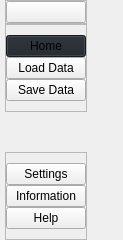
     <widget class="QWidget" name="leftMenuContainer" native="true">
      <property name="maximumSize">
       <size>
        <width>123</width>
        <height>16777215</height>
       </size>
      </property>
      <layout class="QVBoxLayout" name="verticalLayout">
       <property name="spacing">
        <number>0</number>
       </property>
       <property name="leftMargin">
        <number>0</number>
       </property>
       <property name="topMargin">
        <number>0</number>
       </property>
       <property name="rightMargin">
        <number>0</number>
       </property>
       <property name="bottomMargin">
        <number>0</number>
       </property>
       <item alignment="Qt::AlignLeft">
        <widget class="QWidget" name="leftMenuSubContainer" native="true">
         <layout class="QVBoxLayout" name="verticalLayout_2">
          <property name="spacing">
           <number>0</number>
          </property>
          <property name="leftMargin">
           <number>5</number>
          </property>
          <property name="topMargin">
           <number>0</number>
          </property>
          <property name="rightMargin">
           <number>0</number>
          </property>
          <property name="bottomMargin">
           <number>0</number>
          </property>
          <item alignment="Qt::AlignTop">
           <widget class="QFrame" name="frame">
            <property name="frameShape">
             <enum>QFrame::StyledPanel</enum>
            </property>
            <property name="frameShadow">
             <enum>QFrame::Raised</enum>
            </property>
            <layout class="QHBoxLayout" name="horizontalLayout_2">
             <property name="spacing">
              <number>0</number>
             </property>
             <property name="leftMargin">
              <number>0</number>
             </property>
             <property name="topMargin">
              <number>0</number>
             </property>
             <property name="rightMargin">
              <number>0</number>
             </property>
             <property name="bottomMargin">
              <number>0</number>
             </property>
             <item>
              <widget class="QPushButton" name="menuBtn">
               <property name="cursor">
                <cursorShape>PointingHandCursor</cursorShape>
               </property>
               <property name="toolTip">
                <string>Menu</string>
               </property>
               <property name="text">
                <string/>
               </property>
               <property name="icon">
                <iconset>
                 <normaloff>../icons/menu.svg</normaloff>../icons/menu.svg</iconset>
               </property>
               <property name="iconSize">
                <size>
                 <width>24</width>
                 <height>24</height>
                </size>
               </property>
              </widget>
             </item>
            </layout>
           </widget>
          </item>
          <item alignment="Qt::AlignTop">
           <widget class="QFrame" name="frame_2">
            <property name="sizePolicy">
             <sizepolicy hsizetype="Preferred" vsizetype="Preferred">
              <horstretch>0</horstretch>
              <verstretch>0</verstretch>
             </sizepolicy>
            </property>
            <property name="frameShape">
             <enum>QFrame::StyledPanel</enum>
            </property>
            <property name="frameShadow">
             <enum>QFrame::Raised</enum>
            </property>
            <layout class="QVBoxLayout" name="verticalLayout_3">
             <property name="spacing">
              <number>0</number>
             </property>
             <property name="leftMargin">
              <number>0</number>
             </property>
             <property name="topMargin">
              <number>10</number>
             </property>
             <property name="rightMargin">
              <number>0</number>
             </property>
             <property name="bottomMargin">
              <number>10</number>
             </property>
             <item>
              <widget class="QPushButton" name="homeBtn">
               <property name="cursor">
                <cursorShape>PointingHandCursor</cursorShape>
               </property>
               <property name="toolTip">
                <string>go to principal page</string>
               </property>
               <property name="styleSheet">
                <string notr="true">background-color:  #1f232a;</string>
               </property>
               <property name="text">
                <string>Home</string>
               </property>
               <property name="icon">
                <iconset>
                 <normaloff>../icons/home.svg</normaloff>../icons/home.svg</iconset>
               </property>
               <property name="iconSize">
                <size>
                 <width>24</width>
                 <height>24</height>
                </size>
               </property>
              </widget>
             </item>
             <item>
              <widget class="QPushButton" name="loadDataBtn">
               <property name="maximumSize">
                <size>
                 <width>290</width>
                 <height>16777215</height>
                </size>
               </property>
               <property name="cursor">
                <cursorShape>PointingHandCursor</cursorShape>
               </property>
               <property name="toolTip">
                <string>Load data</string>
               </property>
               <property name="text">
                <string>Load Data</string>
               </property>
               <property name="icon">
                <iconset>
                 <normaloff>../icons/upload.svg</normaloff>../icons/upload.svg</iconset>
               </property>
               <property name="iconSize">
                <size>
                 <width>24</width>
                 <height>24</height>
                </size>
               </property>
              </widget>
             </item>
             <item>
              <widget class="QPushButton" name="saveDataBtn">
               <property name="cursor">
                <cursorShape>PointingHandCursor</cursorShape>
               </property>
               <property name="toolTip">
                <string>Save Data</string>
               </property>
               <property name="text">
                <string>Save Data</string>
               </property>
               <property name="icon">
                <iconset>
                 <normaloff>../icons/save.svg</normaloff>../icons/save.svg</iconset>
               </property>
               <property name="iconSize">
                <size>
                 <width>24</width>
                 <height>24</height>
                </size>
               </property>
              </widget>
             </item>
            </layout>
           </widget>
          </item>
          <item>
           <spacer name="verticalSpacer">
            <property name="orientation">
             <enum>Qt::Vertical</enum>
            </property>
            <property name="sizeHint" stdset="0">
             <size>
              <width>20</width>
              <height>40</height>
             </size>
            </property>
           </spacer>
          </item>
          <item alignment="Qt::AlignBottom">
           <widget class="QFrame" name="frame_3">
            <property name="frameShape">
             <enum>QFrame::StyledPanel</enum>
            </property>
            <property name="frameShadow">
             <enum>QFrame::Raised</enum>
            </property>
            <layout class="QVBoxLayout" name="verticalLayout_4">
             <property name="spacing">
              <number>0</number>
             </property>
             <property name="leftMargin">
              <number>0</number>
             </property>
             <property name="topMargin">
              <number>10</number>
             </property>
             <property name="rightMargin">
              <number>0</number>
             </property>
             <property name="bottomMargin">
              <number>10</number>
             </property>
             <item>
              <widget class="QPushButton" name="settingsBtn">
               <property name="cursor">
                <cursorShape>PointingHandCursor</cursorShape>
               </property>
               <property name="toolTip">
                <string>go to settings</string>
               </property>
               <property name="text">
                <string>Settings</string>
               </property>
               <property name="icon">
                <iconset>
                 <normaloff>../icons/settings.svg</normaloff>../icons/settings.svg</iconset>
               </property>
               <property name="iconSize">
                <size>
                 <width>24</width>
                 <height>24</height>
                </size>
               </property>
              </widget>
             </item>
             <item>
              <widget class="QPushButton" name="infoBtn">
               <property name="cursor">
                <cursorShape>PointingHandCursor</cursorShape>
               </property>
               <property name="toolTip">
                <string>Information about the app</string>
               </property>
               <property name="text">
                <string>Information</string>
               </property>
               <property name="icon">
                <iconset>
                 <normaloff>../icons/info.svg</normaloff>../icons/info.svg</iconset>
               </property>
               <property name="iconSize">
                <size>
                 <width>24</width>
                 <height>24</height>
                </size>
               </property>
              </widget>
             </item>
             <item>
              <widget class="QPushButton" name="helpBtn">
               <property name="cursor">
                <cursorShape>PointingHandCursor</cursorShape>
               </property>
               <property name="toolTip">
                <string>Get more help</string>
               </property>
               <property name="text">
                <string>Help</string>
               </property>
               <property name="icon">
                <iconset>
                 <normaloff>../icons/help-circle.svg</normaloff>../icons/help-circle.svg</iconset>
               </property>
               <property name="iconSize">
                <size>
                 <width>24</width>
                 <height>24</height>
                </size>
               </property>
              </widget>
             </item>
            </layout>
           </widget>
          </item>
         </layout>
        </widget>
       </item>
      </layout>
     </widget>
